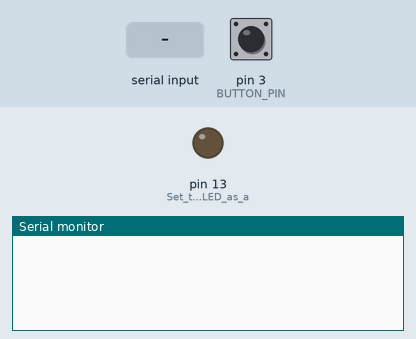
This sketch was run on a simulated Arduino Uno, built with avr-gcc and run on an emulated ATmega328P. On the bench: output pins drawn as LEDs (lit = HIGH), the last lines printed to the serial monitor. The inputs (shaded band) are chosen by the test bench; at power-on: pin 3 (BUTTON_PIN) HIGH.

Above: at 1.2 s.
1.3 s: pin 3 (BUTTON_PIN) pulled LOW for 0.15 s
At 1.8 s:
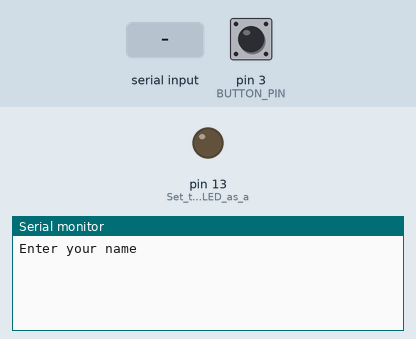
2.9 s: ".\n" received over Serial
At 4.3 s:
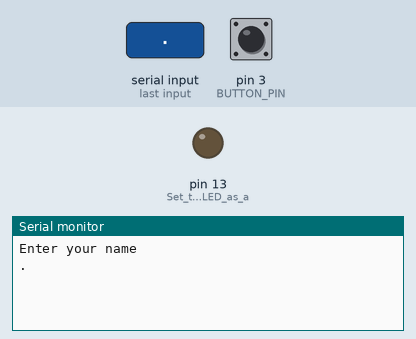

Measured:
- after the input at 1.3 s, the serial monitor: prints a new line at once (image 1)
- after the input at 2.9 s, the serial monitor: prints a new line at once (image 2)

The sketch:

MORSE.ino
```cpp
#include <string.h>

bool isMorseBlinking = false;       // Tracks if the LED is currently blinking in Morse code
String inputtedName = "";           // Stores the name entered through serial input
const int BUTTON_PIN = 3;           // Pin for the button input

void setup() {
  pinMode(LED_BUILTIN, OUTPUT);     // Set the built-in LED as an output
  pinMode(BUTTON_PIN, INPUT_PULLUP);// Set the button pin as an input with internal pull-up resistor
  Serial.begin(9600);               // Initialize serial communication
}

int getAlphabetPosition(char letter) {
  return (letter - 'a');            // Calculate the position of the letter in the alphabet
}

String morseCodeArray[26]{
  ".-", "-...", "-.-.", "-..", ".", "..-.", "--.", "....", "..",
  ".---", "-.-", ".-..", "--", "-.", "---", ".--.", "--.-", ".-.",
  "...", "-", "..-", "...-", ".--", "-..-", "-.--", "--.."
};

void blinkMorseLED(String morseCode) {
  for (int i = 0; i < morseCode.length(); i++) {
    if (morseCode[i] == '.') {
      digitalWrite(LED_BUILTIN, HIGH); // Turn on LED for dot
      delay(1000);                      // Delay for dot duration
      digitalWrite(LED_BUILTIN, LOW);  // Turn off LED
      delay(500);                       // Delay between dot and dash
    } else if (morseCode[i] == '-') {
      digitalWrite(LED_BUILTIN, HIGH); // Turn on LED for dash
      delay(2000);                      // Delay for dash duration
      digitalWrite(LED_BUILTIN, LOW);  // Turn off LED
      delay(500);                       // Delay between characters
    }
  }
}

void loop() {
  if (digitalRead(BUTTON_PIN) == LOW) {
    if (!isMorseBlinking) {
      isMorseBlinking = true;

      if (inputtedName == "") {
        Serial.println("Enter your name");
        while (!Serial.available()) {
          // Wait until serial data is available
        }
        inputtedName = Serial.readStringUntil('\n'); // Read the name from serial input
        Serial.println(inputtedName);
      }

      for (int i = 0; i < inputtedName.length(); i++) {
        int alphabetPosition = getAlphabetPosition(inputtedName[i]);
        String morseCode = morseCodeArray[alphabetPosition];
        blinkMorseLED(morseCode);        // Blink LED based on Morse code
        digitalWrite(LED_BUILTIN, LOW); // Turn off LED
        delay(3000);                     // Delay between letters
      }
    }
  } else {
    isMorseBlinking = false;
  }
}
```
